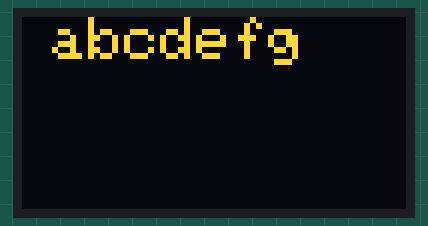
Recording of a sketch running on a simulated Arduino Uno, built with avr-gcc and run on an emulated ATmega328P. On the bench: 128×64 one-colour display. The OLED is the two-colour kind (top 16 rows yellow); the display library's start-up logo is not drawn.

Above: at 0.1 s.

The sketch:

sketch_jul05a.ino
```cpp
#include <SPI.h>
#include <Wire.h>
#include <Adafruit_GFX.h>
#include <Adafruit_SSD1306.h>

#define OLED_RESET 4
Adafruit_SSD1306 display(OLED_RESET);

#define NUMFLAKES 10
#define XPOS 0
#define YPOS 1
#define DELTAY 2


#define LOGO16_GLCD_HEIGHT 16
#define LOGO16_GLCD_WIDTH  16

#if (SSD1306_LCDHEIGHT != 64)
#error("Height incorrect, please fix Adafruit_SSD1306.h!");
#endif


void setup() {

Serial.begin(9600);
display.begin(SSD1306_SWITCHCAPVCC, 0x3C);
display.display();
}

void loop() {
  // put your main code here, to run repeatedly:
display.setTextSize(2);
  display.setTextColor(WHITE);
  display.setCursor(10,0);
  display.clearDisplay();
  display.println("abcdefg");
  display.display();
  display.clearDisplay();
  delay(5000);
}
```
